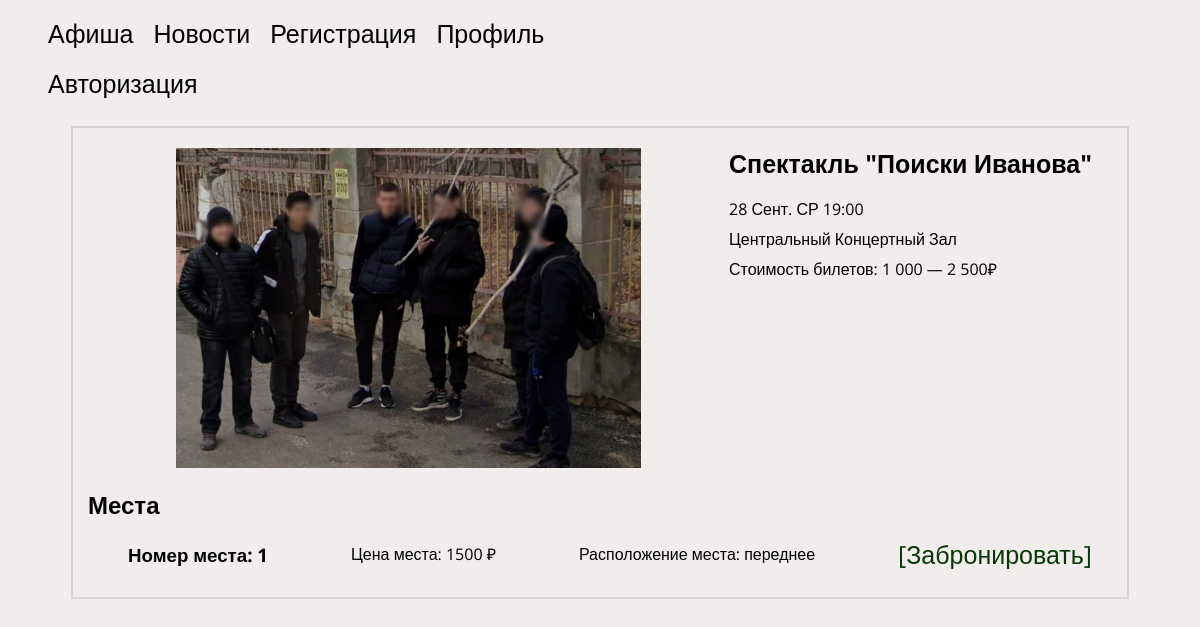
The app's page /theatre.php?posterid=1 with its own data.
### tables this page shows
CREATE TABLE `poster` (
  `id` int NOT NULL,
  `img` varchar(255) NOT NULL,
  `name` varchar(255) NOT NULL,
  `date` varchar(255) NOT NULL,
  `place` varchar(255) NOT NULL,
  `price` varchar(255) NOT NULL
);

CREATE TABLE `theatrezal` (
  `id` int NOT NULL,
  `id_poster` int NOT NULL,
  `sit_num` varchar(255) NOT NULL,
  `sit_status` varchar(255) NOT NULL,
  `sit_price` varchar(255) NOT NULL,
  `sit_direction` varchar(255) NOT NULL,
  `reserved_by_id` varchar(255) NOT NULL
);

### theatre.php (the view, shortened to what this page needs)
<?php include 'connect.php' ?>
<!DOCTYPE html>
<html lang="ru">
<head>
    <link rel="stylesheet" href="/style/style.css">
</head>
<body>
    <header class="header">
        <div class="header-container ">
            <nav class="header-nav">
                <ul class="menu flex">
                    <li>
                        <a href="index.php" class="header-link">Афиша</a>
                    </li>
                    <li>
                        <a href="#">Новости</a>
                    <li>
                        <a href="reg.php">Регистрация</a>
                    </li>
                    </li>
                    <li>
                        <a href="profil.php">Профиль</a>
                    </li>
                </ul>
                <?php
                echo "<ul class='header-cabinet'>";
                if (isset($_SESSION["userid"])) {
                    $currentID = $_SESSION["userid"];
                    $loginSelect = "SELECT login FROM `user` WHERE id = '$currentID'";
                    $loginResult = mysqli_query($conn, $loginSelect);
                    $loginFetch = mysqli_fetch_array($loginResult);
                    echo "<span class ='nameclass'>" . $loginFetch['login'] . "</span>";
                    echo "<a href='exit.php'>" . " выйти?" . "</a>";
                } else {
                    echo "<a href='auth.php'>" . "Авторизация" . "</a>";
                }
                echo "</ul>"
                ?>
            </nav>
        </div>
    </header>
    <main class="main">
        <section class="section theatre-about__section">
            <div class="container theatre-about__container">
                <?php
                $poster = $_GET['posterid'];
                $posterIDSelect = "SELECT * FROM `poster` WHERE id = '$poster'";
                $posterIDSelectResult = mysqli_query($conn, $posterIDSelect);
                $posterZalSelect = "SELECT * FROM `theatrezal` WHERE id_poster = '$poster' AND sit_status = 'свободное'";
                $posterZalSelectResult = mysqli_query($conn, $posterZalSelect);
                foreach ($posterIDSelectResult as $posterIDRow) {
                    echo "<div class='theatre-about_wrapper'>";
                    echo "<img src='img/" . $posterIDRow['img'] . "' class='theatre__image' alt=''>";
                    echo "<div class='theatre-about__content__wrapper'>";
                    echo "<h2 class='about__header'>" .
                        "<a href='index.php?name=' class='about__link'>" . $posterIDRow['name'] . "</a>" .
                        "</h2>";
                    echo "<span class='theatre-about__span'>" . "$posterIDRow[date]" . "</span>";
                    echo "<span class='theatre-about__span'>" . "$posterIDRow[place]" . "</span>";
                    echo "<span class='theatre-about__span'>" . "Стоимость билетов:&nbsp;" . "$posterIDRow[price]" . "</span>";
                    echo "</div>";
                    echo "</div>";
                }
                echo "<h2 class='about__header'>Места</h2>";
                if (isset($_GET['placeid'])) {
                    $placeid = $_GET['placeid'];
                    $placeupdate = "UPDATE `thatrezal` SET `sit_status` = 'занятое', `reserved_by_id` = '$userid' WHERE id = '$placeid'";
                    if ($conn->query($placeupdate)) {
                        echo "<p class='sit__update'> Место зарезервировано </p>";
                    } else {
                        echo "<p class='sit__update'> Место зарезервировано" . $conn->error  . "</p>";
                    }
                } else {
                    echo "<div class ='sit-about'>";
                    echo "<ul class='sit__list sit'>";
                    foreach ($posterZalSelectResult as $posterZalRow) {
                        echo "<li class='sit__item'>";
                        echo "<h3 class='sit__header'>" . "Номер места: " . "$posterZalRow[sit_num]" . "</h3>";
                        echo "<p class='sit__paragraph'>" . "Цена места: " . "$posterZalRow[sit_price] " . "&#8381" . "</p>";
                        echo "<p class='sit__paragraph'>" . "Расположение места: " . "$posterZalRow[sit_direction]" . "</p>";
                        echo "<a href='theatre.php?posterid=" . $posterZalRow['id_poster'] . "&placeid=" . $posterZalRow['id'] . "' class='sit__link'>" . "[Забронировать]" . "</a>";
                        echo "</li>";
                    }
                    echo "</ul>";
                    echo "</div>";
                }
                ?>
            </div>
        </section>
    </main>
</body>
</html>

### style/style.css (style rules this page uses)
html { box-sizing: border-box; }
a { align-items: center; text-decoration: none; color: black; font-size: 25px; padding-right: 20px; }
body { background-color: rgb(241, 237, 237); font-family: 'Open Sans', sans-serif; }
.header { padding-bottom: 10px; }
.flex { display: flex; }
.container { padding: 0 15px; margin: 0 auto; max-width: 1024px; }
ul { list-style: none; flex-wrap: wrap }
img { max-width: 100%; }
.theatre-about__container { padding-top: 20px; border: 2px solid rgb(213, 210, 210); }
.theatre__image { display: flex; flex: 1; min-height: 320px; max-height: 320px; object-fit: scale-down; overflow: hidden; }
.theatre-about_wrapper { display: flex; flex-direction: row; margin-bottom: 20px; line-height: 30px; }
.theatre-about__content__wrapper { display: flex; flex-direction: column; align-content: center; }
.about__header { margin: 0; margin-bottom: 15px; }
.sit__link { color: rgb(9, 56, 6); }
.sit__list { display: flex; flex-direction: column; }
.sit__item { display: flex; flex-direction: row; justify-content: space-between; align-items: center; }
.sit__header { margin: 0; }
.sit__paragraph { margin: 0; }
.sit__item { margin-bottom: 10px; }

### records on screen
poster: img (picture), name "Спектакль \"Поиски Иванова\"", date "28 Сент. СР 19:00", place "Центральный Концертный Зал", price "1 000 — 2 500₽"
theatrezal: sit_num "1", sit_price "1500", sit_direction "переднее"
